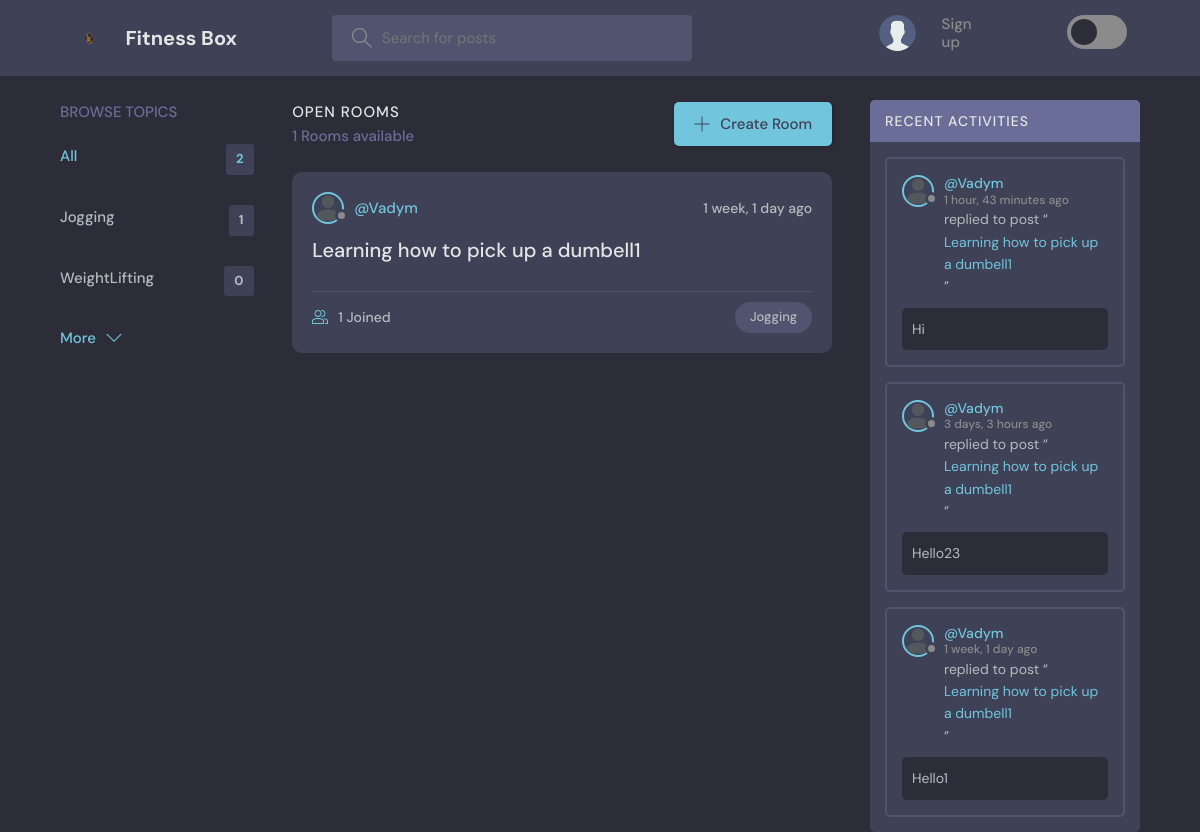
The app's page /, older data.
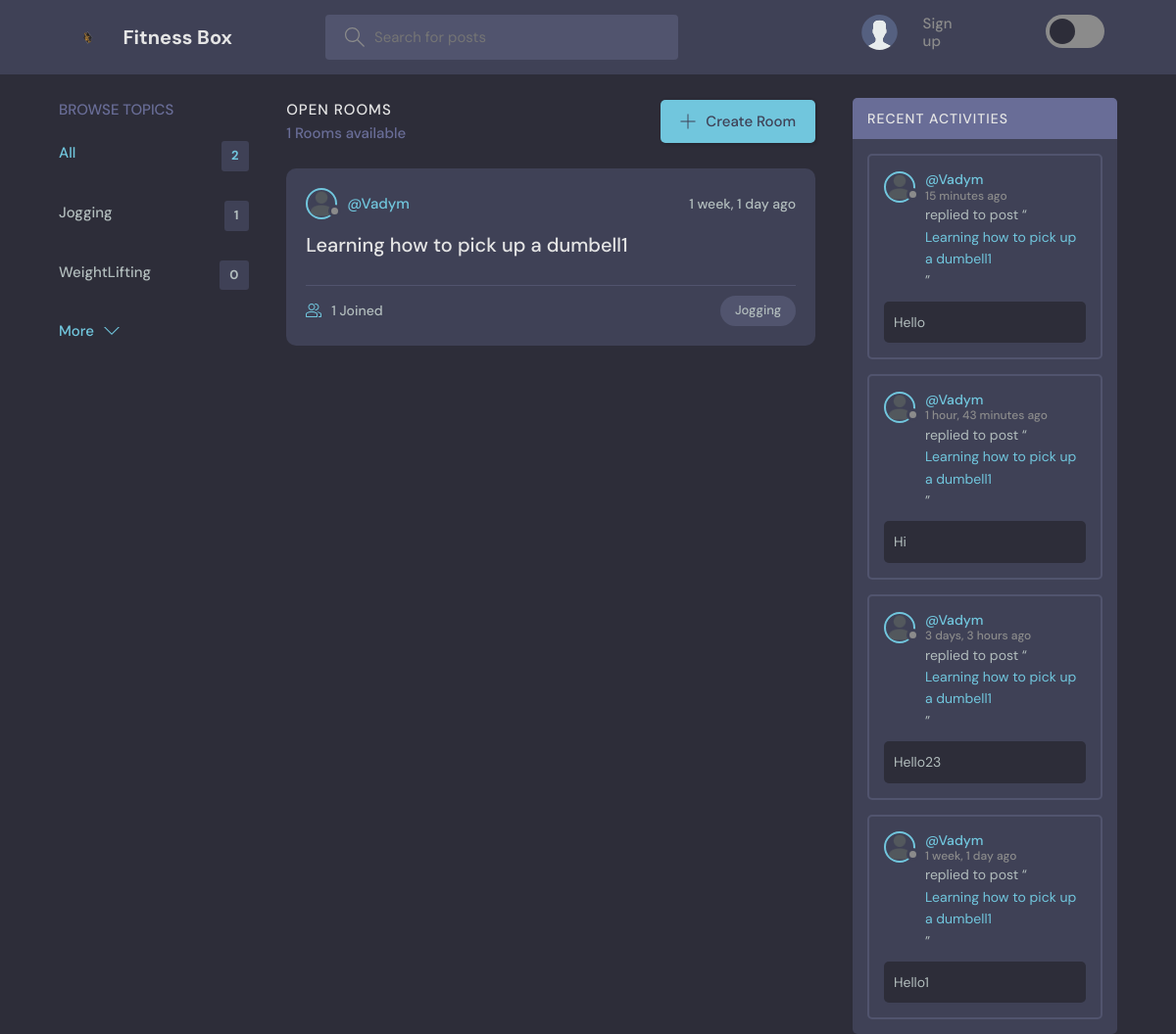
The same page, newer data.
### base/models.py (models this page shows, shortened)
class Topic(models.Model):
    name = models.CharField(max_length = 200 )

class Room(models.Model):
    host = models.ForeignKey(User, on_delete = models.SET_NULL, null = True)
    topic = models.ForeignKey(Topic, on_delete = models.SET_NULL, null = True)
    name = models.CharField(max_length = 200)
    description = models.TextField(null = True, blank = True)
    participants = models.ManyToManyField(User, related_name="participants",blank = True)
    updated = models.DateTimeField(auto_now = True)
    created = models.DateTimeField(auto_now_add = True)
    class Meta:
        ordering = ['-updated', 'created']
    def __str__(self):
        return str(self.name)

class User(AbstractUser):
    name = models.CharField(max_length=200, null=True)
    email = models.EmailField(unique=True, null=True)
    bio = models.TextField(null=True)
    avatar = models.ImageField(null=True, default="static/images/avatar.svg")
    USERNAME_FIELD = 'email'
    REQUIRED_FIELDS = []

class Message(models.Model):
    user = models.ForeignKey(User, on_delete = models.CASCADE)
    room = models.ForeignKey(Room, on_delete = models.CASCADE)
    body = models.TextField()
    updated = models.DateTimeField(auto_now = True)
    created = models.DateTimeField(auto_now_add = True)
    class Meta:
        ordering = ['-updated', 'created']

### base/views.py (the view)
# urls.py: 2. Add a URL to urlpatterns:  path('', views.home, name='home')
def home(request):
    q = request.GET.get('q') if request.GET.get('q') != None else ''
    topics = Topic.objects.all()
    rooms = Room.objects.filter(
        Q(topic__name__icontains = q) |
        Q(name__icontains = q) |
        Q(description__icontains = q)
        )
    room_count = rooms.count()
    room_messages = Message.objects.filter(room__topic__name__icontains = q)
    context = {'rooms': rooms, 'topics':topics,'room_count':room_count,
               'room_messages':room_messages }
    return render(request, r'base/home.html',context)

### base/templates/base/home.html (shortened to what this page needs)
{% extends 'main.html' %}
{% block content %}
<main class="layout layout--3">
  <div class="container">
    {% include 'base/topics_component.html' %}
    <div class="roomList">
      <div class="roomList__header">
        <div>
          <h2>Open Rooms</h2>
          <p>{{room_count}} Rooms available</p>
        </div>
        <a class="btn btn--main" href="{% url 'create-room' %}">
          <svg version="1.1" xmlns="http://www.w3.org/2000/svg" width="32" height="32" viewBox="0 0 32 32">
            <title>add</title>
            <path
              d="M16.943 0.943h-1.885v14.115h-14.115v1.885h14.115v14.115h1.885v-14.115h14.115v-1.885h-14.115v-14.115z">
            </path>
          </svg>
          Create Room
        </a>
      </div>
      {% include 'base/feed_component.html' %}
    </div>
    {% include 'base/activity_component.html' %}
  </div>
</main>
{% endblock %}

### base/templates/base/topics_component.html
<div class="topics">
  <div class="topics__header">
      <h2>Browse Topics</h2>
  </div>
  <ul class="topics__list">
      <li>
          <a href="{% url 'home' %}" class="active">All <span>{{topics.count}}</span></a>
      </li>
      {% for topic in topics %}
      <li>
          <a href="{% url 'home' %}?q={{topic.name}}">{{topic.name}}<span>{{topic.room_set.all.count}}</span></a>
      </li>
      {% endfor %}
  </ul>
  <a class="btn btn--link" href="{% url 'topics' %}">
      More
      <svg version="1.1" xmlns="http://www.w3.org/2000/svg" width="32" height="32" viewBox="0 0 32 32">
          <title>chevron-down</title>
          <path d="M16 21l-13-13h-3l16 16 16-16h-3l-13 13z"></path>
      </svg>
  </a>
</div>

### base/templates/base/feed_component.html (shortened to what this page needs)
{% for room in rooms %}
<div class="roomListRoom">
    <div class="roomListRoom__header">
        <a href="{% url 'user-profile' room.host.id %}" class="roomListRoom__author">
            <div class="avatar avatar--small">
                <img src="{{room.host.avatar.url}}" />
            </div>
            <span>@{{room.host.username}}</span>
        </a>
        <div class="roomListRoom__actions">
            <span>{{room.created|timesince}} ago</span>
        </div>
    </div>
    <div class="roomListRoom__content">
        <a href="{% url 'room' room.id %}">{{room.name}}</a>
    </div>
    <div class="roomListRoom__meta">
        <a href="{% url 'room' room.id %}" class="roomListRoom__joined">
            {{room.participants.all.count}} Joined
        </a>
        <p class="roomListRoom__topic">{{room.topic.name}}</p>
    </div>
</div>
{% endfor %}

### base/templates/base/activity_component.html (shortened to what this page needs)
<div class="activities">
    <div class="activities__header">
        <h2>Recent Activities</h2>
    </div>
    {% for message in room_messages %}
    <div class="activities__box">
        <div class="activities__boxHeader roomListRoom__header">
            <a href="{% url 'user-profile' message.user.id %}" class="roomListRoom__author">
                <div class="avatar avatar--small">
                    <img src="{{message.user.avatar.url}}" />
                </div>
                <p>
                    @{{message.user.username}}
                    <span>{{message.created|timesince}} ago</span>
                </p>
            </a>
        </div>
        <div class="activities__boxContent">
            <p>replied to post “<a href="{% url 'room' message.room.id %}">{{message.room}}</a>”</p>
            <div class="activities__boxRoomContent">{{message.body}}</div>
        </div>
    </div>
    {% endfor %}
</div>

Row changes from the older to the newer data that the page shows:
added Message: user.avatar (picture), user.username "Vadym", created "15 minutes", room "Learning how to pick up a dumbell1", body "Hello"
